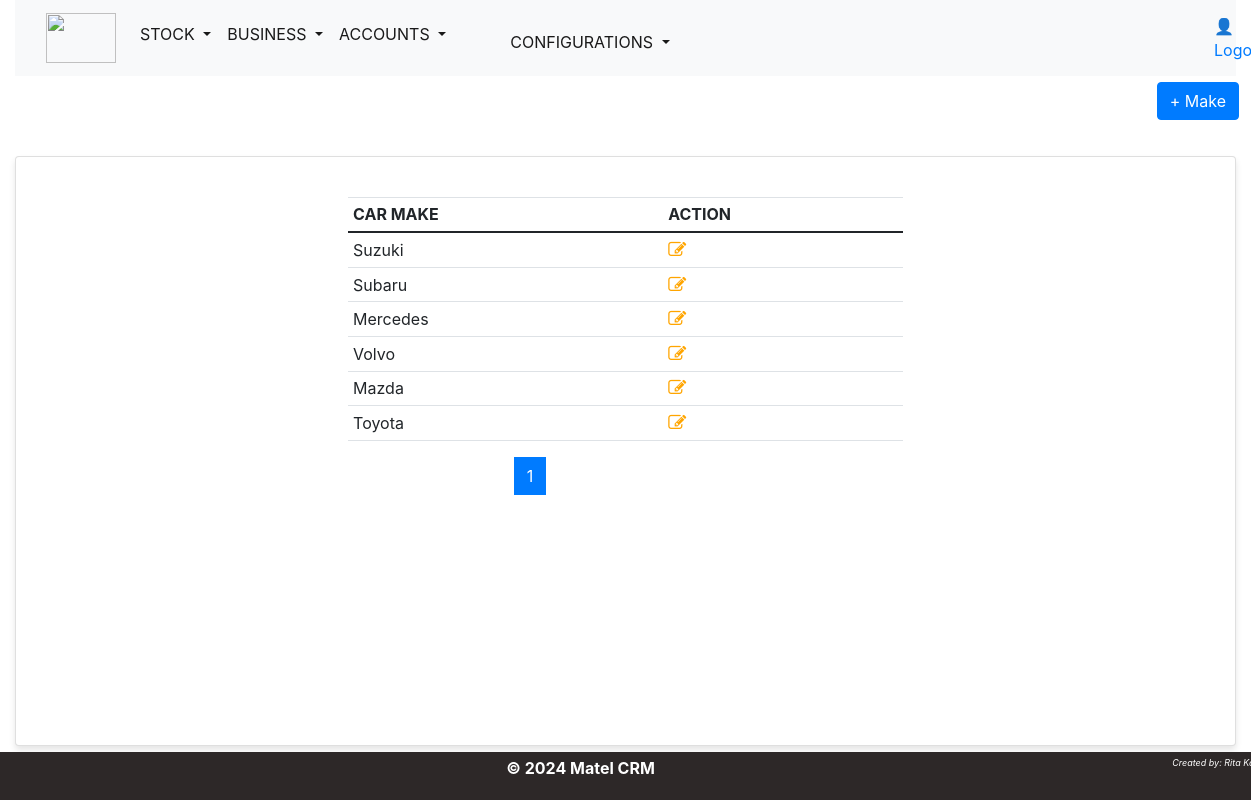
The app's page /carmake/ with its own data.
### inventory/models.py (models this page shows, shortened)
class CarMake(models.Model):
    name=models.CharField(max_length=50,unique=True)

### inventory/views.py (the view)
# urls.py: path('carmake/',views.carmake_list, name='carmake'),
def carmake_list(request):
    template= 'inventory/carmake/carmake.html'
    carlists = CarMake.objects.all().order_by('-id')
    page=Paginator(carlists,7)
    page_list=request.GET.get('page')
    page = page.get_page(page_list)
    context={
        'page':page,
        }
    return render(request,template , context)

### inventory/templates/inventory/carmake/carmake.html (shortened to what this page needs)
{% extends 'base.html' %}
{% block content %}
<div class="row" style="margin-top:0.35em;">
    <p align="right">
        <a href="{% url 'inventory:addcarmake' %}">
            <button type="submit" class="btn btn-primary" >+ Make</button>
        </a>
    </p>
</div>
<div class="card">
    <div class="card-body">
        <div class="row">
            <div class="col-md-3"></div>
            <div class="col-md-6">
                <table class="table table-sm table-hover">
                    <thead>
                        <tr>
                          <th scope="col">CAR MAKE</th>
                          <th scope="col">ACTION</th>
                        </tr>
                      </thead>
                      <tbody>
                        {% for n in page.object_list %}
                        <tr>
                            <td>{{n.name|capfirst}}</td>
                            <th scope="row">
                                <a href="{%url 'inventory:updatecarmake' n.id%}">
                                    <span class="fa fa-edit" style="color: orange; font-size: large;"></span>
                                </a>&nbsp;
                            </th>
                        </tr>
                        {% endfor %}
                </table>
            </div>
        <div class="col-md-3"></div>
        </div>
        <div class="container">
            <div class="row my-6">
                <div class="col-md-4 offset-md-3">
                    <nav aria-label="Page navigation example">
                        <ul class="pagination justify-content-center">
                          <li class="page-item">
                            {% for num_page in page.paginator.page_range %} <br>
                            {% if page.number == num_page %}
                            <li class="page-item active" aria-current="page">
                                <a class="page-link"  href="{% url 'inventory:carmake' %}?page={{num_page}}">{{ num_page }}</a>
                            </li>
                            {% else %}
                            <li class="page-item" aria-current="page">
                                <a class="page-link"  href="{% url 'inventory:carmake' %}?page={{num_page}}">{{ num_page }}</a>
                            </li>
                            {% endif %} <br>
                            {% endfor %}
                        </ul>
                      </nav>
                </div>
            </div>
           </div>
        </div>
        </div>
        </div>
    </div>
  </div>
{% endblock %}

### assets/css/main.css (style rules this page uses)
body { font-family: "Helvetica", Sans-Serif; background-color: lavenderblush; color: #333; margin: 0; padding: 0; height: 80%; }
.container { width: 100%; margin: 0 auto; }
@media screen and (min-width: 901px) { body { font-size: 18px; } }

### assets/css/inventory.css (style rules this page uses)
body { margin: 0; font-family: 'Arial', sans-serif; background-image: url('/assets/images/background.jpg'); background-size: cover; background-position: fill; background-repeat: no-repeat; height: 100vh; }
.card { margin-top: 20px; background-color: #f8f9fa; padding: 20px; border-radius: 5px; box-shadow: 0 4px 6px rgba(0, 0, 0, 0.1); height: calc(80vh - 50px); overflow-y: auto; }

### records on screen
CarMake: name "Suzuki"
CarMake: name "Subaru"
CarMake: name "Mercedes"
CarMake: name "Volvo"
CarMake: name "Mazda"
CarMake: name "Toyota"

### other values on screen
{{ num_page }} "1"
